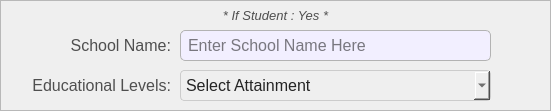
   <widget class="QFrame" name="basePopUpBodyFrame_4">
    <property name="geometry">
     <rect>
      <x>20</x>
      <y>70</y>
      <width>551</width>
      <height>111</height>
     </rect>
    </property>
    <property name="styleSheet">
     <string notr="true">#basePopUpBodyFrame_4 {
	background-color: rgb(247, 247, 247);
	border: 1px solid rgb(194, 194, 194);
	border-radius: 10px;
}</string>
    </property>
    <property name="frameShape">
     <enum>QFrame::Shape::StyledPanel</enum>
    </property>
    <property name="frameShadow">
     <enum>QFrame::Shadow::Raised</enum>
    </property>
    <widget class="QLabel" name="labelNote_3">
     <property name="geometry">
      <rect>
       <x>0</x>
       <y>0</y>
       <width>551</width>
       <height>31</height>
      </rect>
     </property>
     <property name="font">
      <font>
       <family>Arial</family>
       <pointsize>10</pointsize>
       <italic>true</italic>
       <bold>false</bold>
      </font>
     </property>
     <property name="styleSheet">
      <string notr="true">#labelNote_3 {
	background-color: transparent;
	color: #4f4f4f;
}
</string>
     </property>
     <property name="text">
      <string>* If Student : Yes *</string>
     </property>
     <property name="alignment">
      <set>Qt::AlignmentFlag::AlignCenter</set>
     </property>
    </widget>
    <widget class="QLineEdit" name="register_citizen_SchoolName">
     <property name="geometry">
      <rect>
       <x>180</x>
       <y>30</y>
       <width>311</width>
       <height>31</height>
      </rect>
     </property>
     <property name="font">
      <font>
       <family>Arial</family>
       <pointsize>12</pointsize>
      </font>
     </property>
     <property name="styleSheet">
      <string notr="true">#register_citizen_SchoolName{
	border: 1px solid #b3b3b3;  /* Black border */
    border-radius: 5px;        /* Rounded corners */
    padding: 5px;               /* Inner spacing */
    background-color: #f2efff;  /* Gray background */
    color: #000000; 
}

</string>
     </property>
     <property name="text">
      <string/>
     </property>
     <property name="maxLength">
      <number>50</number>
     </property>
     <property name="placeholderText">
      <string>Enter School Name Here</string>
     </property>
    </widget>
    <widget class="QLabel" name="register_citizen_labelEducationalLevels">
     <property name="geometry">
      <rect>
       <x>10</x>
       <y>70</y>
       <width>161</width>
       <height>31</height>
      </rect>
     </property>
     <property name="font">
      <font>
       <family>Arial</family>
       <pointsize>12</pointsize>
       <bold>false</bold>
      </font>
     </property>
     <property name="styleSheet">
      <string notr="true">#register_citizen_labelEducationalLevels {
	background-color: transparent;
	color: #4f4f4f;
}
</string>
     </property>
     <property name="text">
      <string>Educational Levels:</string>
     </property>
     <property name="alignment">
      <set>Qt::AlignmentFlag::AlignRight|Qt::AlignmentFlag::AlignTrailing|Qt::AlignmentFlag::AlignVCenter</set>
     </property>
    </widget>
    <widget class="QComboBox" name="register_citizen_comboBox_EducationalLevel">
     <property name="geometry">
      <rect>
       <x>180</x>
       <y>70</y>
       <width>311</width>
       <height>31</height>
      </rect>
     </property>
     <property name="font">
      <font>
       <family>Arial</family>
       <pointsize>12</pointsize>
      </font>
     </property>
     <property name="styleSheet">
      <string notr="true">#register_citizen_comboBox_EducationalLevel{
	background-color: rgb(239, 239, 239); /* Correct property name */
    color: #242424; /* Set text color to black for better contrast */
    border: 1px solid #ccc; /* Optional: Add a light border */
    padding: 5px; /* Optional: Add some padding */
    border-radius: 4px; /* Optional: Rounded corners */
}</string>
     </property>
     <property name="placeholderText">
      <string>Select Attainment</string>
     </property>
     <property name="duplicatesEnabled">
      <bool>false</bool>
     </property>
     <item>
      <property name="text">
       <string>None</string>
      </property>
     </item>
     <item>
      <property name="text">
       <string>Kindergarten</string>
      </property>
     </item>
     <item>
      <property name="text">
       <string>Elementary Undergrad</string>
      </property>
     </item>
     <item>
      <property name="text">
       <string>Elementary Graduate</string>
      </property>
     </item>
     <item>
      <property name="text">
       <string>Junior High School Student</string>
      </property>
     </item>
     <item>
      <property name="text">
       <string>Junior High School Undergrad</string>
      </property>
     </item>
     <item>
      <property name="text">
       <string>Junior High School Graduate</string>
      </property>
     </item>
     <item>
      <property name="text">
       <string>Senior High School Student</string>
      </property>
     </item>
     <item>
      <property name="text">
       <string>Senior High School Undergrad</string>
      </property>
     </item>
     <item>
      <property name="text">
       <string>Senior High School Graduate</string>
      </property>
     </item>
     <item>
      <property name="text">
       <string>Vocational Course</string>
      </property>
     </item>
     <item>
      <property name="text">
       <string>College Student</string>
      </property>
     </item>
     <item>
      <property name="text">
       <string>College Undergrad</string>
      </property>
     </item>
     <item>
      <property name="text">
       <string>College Graduate</string>
      </property>
     </item>
     <item>
      <property name="text">
       <string>Postgraduate</string>
      </property>
     </item>
    </widget>
    <widget class="QLabel" name="register_citizen_labelSchoolName">
     <property name="geometry">
      <rect>
       <x>10</x>
       <y>30</y>
       <width>161</width>
       <height>31</height>
      </rect>
     </property>
     <property name="font">
      <font>
       <family>Arial</family>
       <pointsize>12</pointsize>
       <bold>false</bold>
      </font>
     </property>
     <property name="styleSheet">
      <string notr="true">#register_citizen_labelSchoolName {
	background-color: transparent;
	color: #4f4f4f;
}
</string>
     </property>
     <property name="text">
      <string>School Name:</string>
     </property>
     <property name="alignment">
      <set>Qt::AlignmentFlag::AlignRight|Qt::AlignmentFlag::AlignTrailing|Qt::AlignmentFlag::AlignVCenter</set>
     </property>
    </widget>
   </widget>
